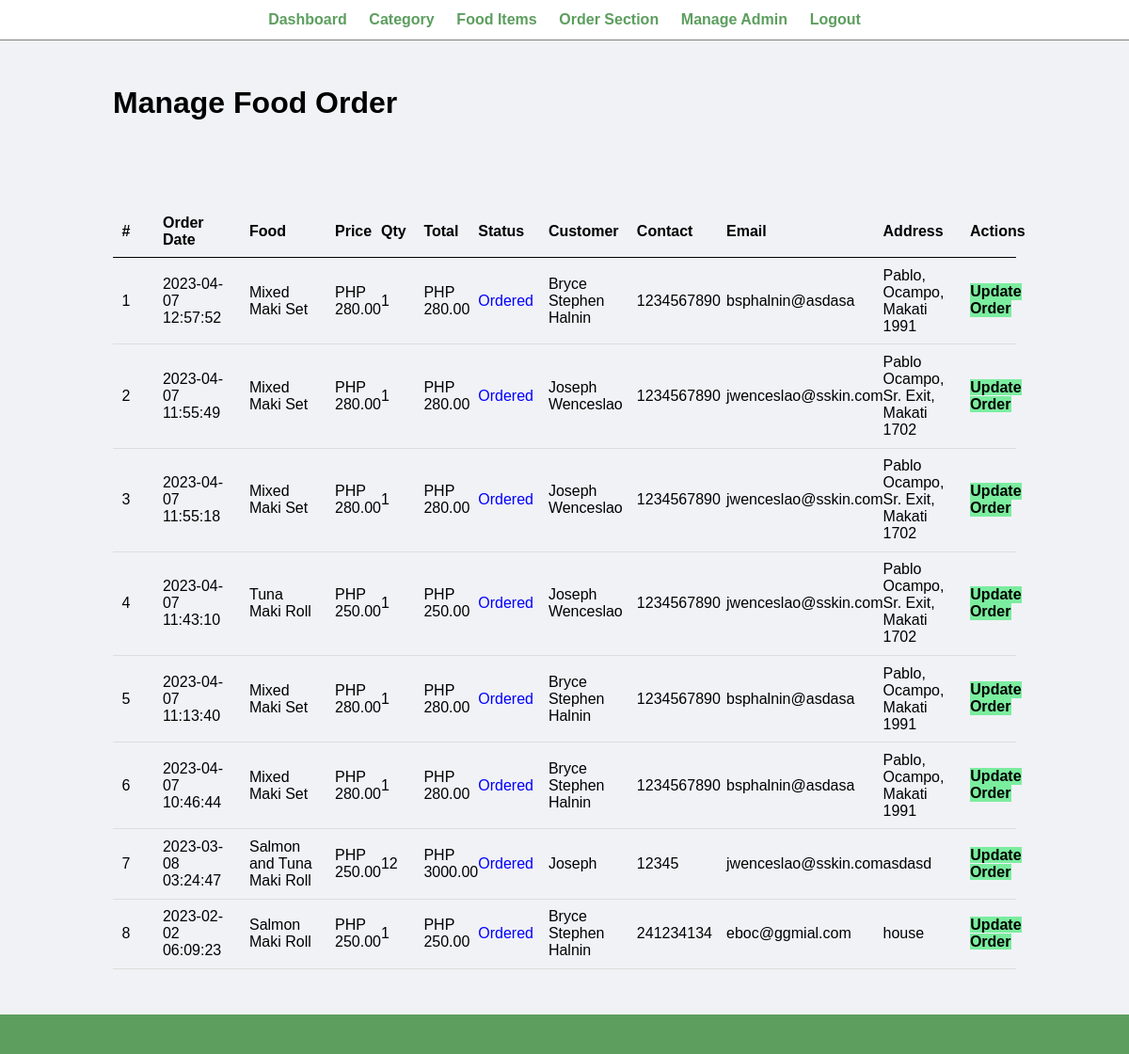
The page /admin/manage-order.php on the database its author committed.
### tables this page shows
CREATE TABLE `tbl_order` (
  `order_id` int(10) UNSIGNED NOT NULL,
  `order_food` varchar(150) NOT NULL,
  `order_price` decimal(10,2) NOT NULL,
  `order_qty` int(11) NOT NULL,
  `order_total` decimal(10,2) NOT NULL,
  `order_date` datetime NOT NULL,
  `order_status` varchar(50) NOT NULL,
  `order_custfname` varchar(255) NOT NULL,
  `order_custlname` varchar(255) NOT NULL,
  `customer_contact` varchar(20) NOT NULL,
  `customer_email` varchar(150) NOT NULL,
  `customer_address` varchar(255) NOT NULL
);

### admin/manage-order.php (the view, shortened to what this page needs)
<?php include('partials/menu.php');
?>
<div class="main-content">
    <div class="wrapper">
        <h1>Manage Food Order</h1>
                <br /><br /><br />
                <br><br>
                <table class="tbl-full">
                    <tr>
                        <th width="5%">#</th>
                        <th width="10%">Order Date</th>
                        <th width="10%">Food</th>
                        <th width="5%">Price</th>
                        <th width="5%">Qty</th>
                        <th width="6%">Total</th>
                        <th width="8%">Status</th>
                        <th width="10%">Customer</th>
                        <th width="10%">Contact</th>
                        <th width="15%">Email</th>
                        <th width="10%">Address</th>
                        <th>Actions</th>
                    </tr>
                    <?php
                        $sql = "SELECT * FROM tbl_order ORDER BY order_id DESC";
                        $res = mysqli_query($db, $sql);
                        $count = mysqli_num_rows($res);
                        $sn = 1;
                        if($count>0)
                        {
                            while($row=mysqli_fetch_assoc($res))
                            {
                                $id = $row['order_id'];
                                $food = $row['order_food'];
                                $price = $row['order_price'];
                                $qty = $row['order_qty'];
                                $total = $row['order_total'];
                                $order_date = $row['order_date'];
                                $status = $row['order_status'];
                                $customer_name = $row['order_custfname'] ." ". $row['order_custlname'];
                                $customer_contact = $row['customer_contact'];
                                $customer_email = $row['customer_email'];
                                $customer_address = $row['customer_address'];
                                ?>
                                    <tr>
                                        <td><?php echo $sn++; ?> </td>
                                        <td><?php echo $order_date; ?></td>
                                        <td><?php echo $food; ?></td>
                                        <td><?php echo 'PHP '.$price; ?></td>
                                        <td><?php echo $qty; ?></td>
                                        <td><?php echo 'PHP '.$total; ?></td>
                                        <td>
                                            <?php
                                                if($status=="Ordered")
                                                {
                                                    echo "<label style='color: blue;'>$status</label>";
                                                }
                                                elseif($status=="On Delivery")
                                                {
                                                    echo "<label style='color: orange;'>$status</label>";
                                                }
                                                elseif($status=="Delivered")
                                                {
                                                    echo "<label style='color: green;'><b>$status</b></label>";
                                                }
                                                elseif($status=="Cancelled")
                                                {
                                                    echo "<label style='color: red;'>$status</label>";
                                                }
                                            ?>
                                        </td>
                                        <td><?php echo $customer_name; ?></td>
                                        <td><?php echo $customer_contact; ?></td>
                                        <td><?php echo $customer_email; ?></td>
                                        <td><?php echo $customer_address; ?></td>
                                        <td>
                                            <a href="<?php echo SITEURL; ?>admin/update-order.php?id=<?php echo $id; ?>" class="btn-secondary">Update Order</a>
                                        </td>
                                    </tr>
                                <?php
                            }
                        }
                        else
                        {
                            echo "<tr><td colspan='12' class='error'>Orders not Available</td></tr>";
                        }
                    ?>
                </table>
    </div>
</div>
<?php include('partials/footer.php'); ?>

### css/admin.css (style rules this page uses)
* { margin: 0; padding: 0; font-family: Arial, Helvetica, sans-serif; }
.wrapper { padding: 1%; width: 80%; margin: 0 auto; }
.tbl-full { width: 100%; }
table { border-collapse: collapse; width: 100%; }
th, td { padding: 8px; text-align: left; border-bottom: 1px solid #ddd; }
table tr th { border-bottom: 1px solid black; padding: 1%; text-align: left; }
table tr td { padding: 1%; }
.btn-secondary { background-color: #7bed9f; padding: 1%; color: black; text-decoration: none; font-weight: bold; }
.main-content { background-color: #f1f2f6; padding: 3% 0; }

### rows shown on the page
tbl_order: order_date "2023-04-07 12:57:52", order_food "Mixed Maki Set", order_price "280.00", order_qty "1", order_total "280.00", order_status "Ordered", customer_name "Bryce Stephen Halnin", customer_contact "1234567890", customer_email "bsphalnin@asdasa", customer_address "Pablo, Ocampo, Makati 1991"
tbl_order: order_date "2023-04-07 11:55:49", order_food "Mixed Maki Set", order_price "280.00", order_qty "1", order_total "280.00", order_status "Ordered", customer_name "Joseph Wenceslao", customer_contact "1234567890", customer_email "jwenceslao@sskin.com", customer_address "Pablo Ocampo, Sr. Exit, Makati 1702"
tbl_order: order_date "2023-04-07 11:55:18", order_food "Mixed Maki Set", order_price "280.00", order_qty "1", order_total "280.00", order_status "Ordered", customer_name "Joseph Wenceslao", customer_contact "1234567890", customer_email "jwenceslao@sskin.com", customer_address "Pablo Ocampo, Sr. Exit, Makati 1702"
tbl_order: order_date "2023-04-07 11:43:10", order_food "Tuna Maki Roll", order_price "250.00", order_qty "1", order_total "250.00", order_status "Ordered", customer_name "Joseph Wenceslao", customer_contact "1234567890", customer_email "jwenceslao@sskin.com", customer_address "Pablo Ocampo, Sr. Exit, Makati 1702"
tbl_order: order_date "2023-04-07 11:13:40", order_food "Mixed Maki Set", order_price "280.00", order_qty "1", order_total "280.00", order_status "Ordered", customer_name "Bryce Stephen Halnin", customer_contact "1234567890", customer_email "bsphalnin@asdasa", customer_address "Pablo, Ocampo, Makati 1991"
tbl_order: order_date "2023-04-07 10:46:44", order_food "Mixed Maki Set", order_price "280.00", order_qty "1", order_total "280.00", order_status "Ordered", customer_name "Bryce Stephen Halnin", customer_contact "1234567890", customer_email "bsphalnin@asdasa", customer_address "Pablo, Ocampo, Makati 1991"
tbl_order: order_date "2023-03-08 03:24:47", order_food "Salmon and Tuna Maki Roll", order_price "250.00", order_qty "12", order_total "3000.00", order_status "Ordered", customer_name "Joseph", customer_contact "12345", customer_email "jwenceslao@sskin.com", customer_address "asdasd"
tbl_order: order_date "2023-02-02 06:09:23", order_food "Salmon Maki Roll", order_price "250.00", order_qty "1", order_total "250.00", order_status "Ordered", customer_name "Bryce Stephen Halnin", customer_contact "241234134", customer_email "eboc@ggmial.com", customer_address "house"
